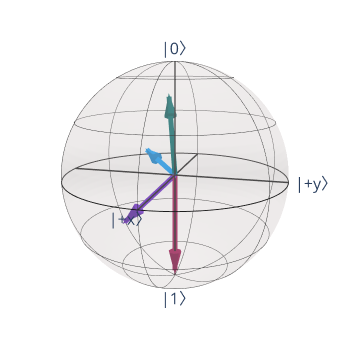

Here is the notebook cell this chart was saved with:
### Code cell
bloch_sphere(qc.statevector())
